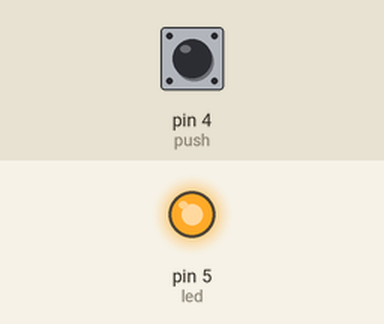
Recording of a program running on a simulated MicroPython board. On the bench: output pins drawn as LEDs (lit = HIGH). The test bench sets the inputs (shaded band); at power-on: pin 4 (push) HIGH.

Above: at 1.2 s.
1.3 s: pin 4 (push) pulled LOW for 1 s
At 2.15 s:
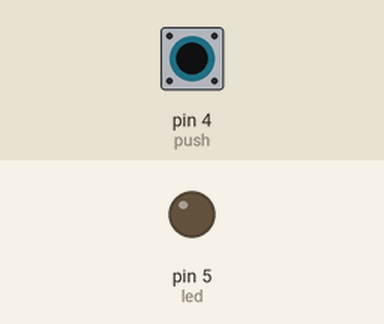
3.8 s: pin 4 (push) pulled LOW for 3.2 s
At 8.0 s:
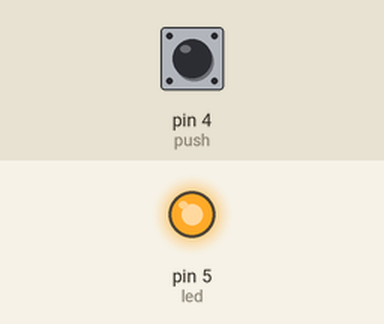
Timing chart, 0 to 9.5 s (numbered marks = the images above; inputs shaded):
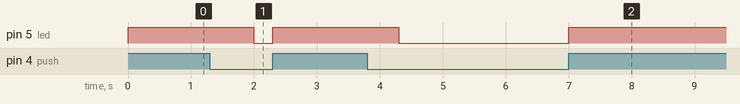

The program:

push.py
```python
from machine import Pin
from time import sleep

led = Pin(5, Pin.OUT)
push = Pin(4, Pin.IN)

while True:
    if (push.value() == 0):
        led.value(0)
    elif (push.value() == 1):
        led.value(1)
        sleep(1)
    #led.value(push.value())
    #sleep(1)
```

Measured:
- after the input at 1.3 s, pin 5 (led): HIGH → LOW after 0.70 s, → HIGH 0.30 s later
- after the input at 3.8 s, pin 5 (led): HIGH → LOW after 0.50 s, → HIGH 2.7 s later
